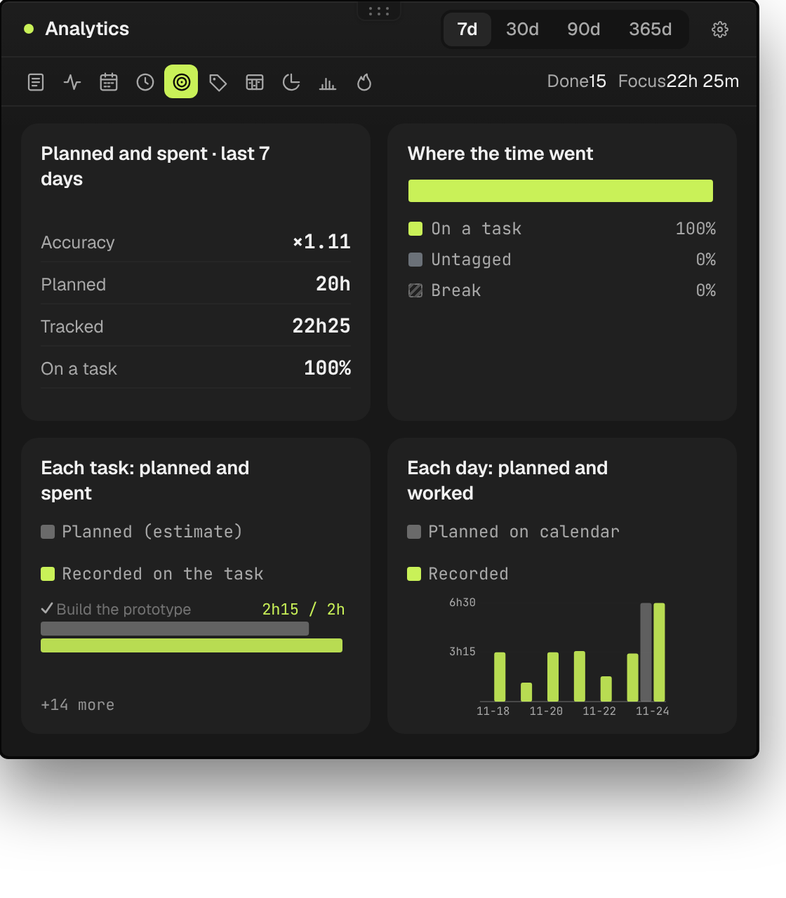
#> input picture marketing/posts/05-planned-vs-spent/assets/estimates.png, 786 x 898 px, shrunk from 1120 x 1280 before the run; its folder holds only this picture in this run
$ python trim.py
#> lines starting #> are read from the running program, lines starting #| are printed output that depends on the picture; after the words box and inside, x2 and y2 are one past the last pixel; in counts of white or black regions, pixels touching at a corner belong together
"""Crops each captured window to its opaque rectangle (drops the empty margin around it); rounded corners stay transparent."""
import sys
from pathlib import Path
import numpy as np
from PIL import Image
A = Path(__file__).resolve().parent.parent / "assets"
for f in sorted(A.glob("*.png")):
    im = Image.open(f).convert("RGBA"); a = np.array(im)[:, :, 3]
#> further down, im is the input picture: PIL image 786x898 RGBA; mean R, G, B, A 32.4, 33.3, 29.8, 214.1
#> after `a = np.array(im)[:, :, 3]`:
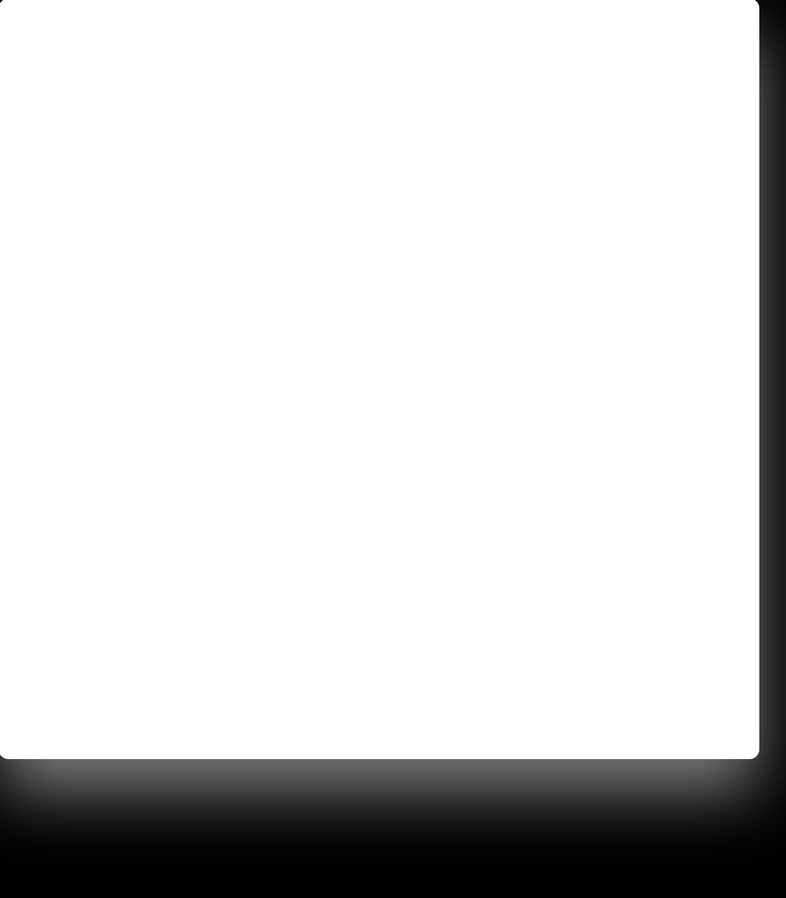
#> a: shape (898, 786); min 0, max 255, mean 214.1
    ys, xs = np.where(a >= 250)
    box = (xs.min(), ys.min(), xs.max() + 1, ys.max() + 1)
#> box = (0, 0, 759, 759)
    im = im.crop(box); px = np.array(im); px[px[:, :, 3] < 60] = 0; Image.fromarray(px).save(f)   # faint scrim remnants in the rounded corners -> fully transparent
#> after `im = im.crop(box)`:
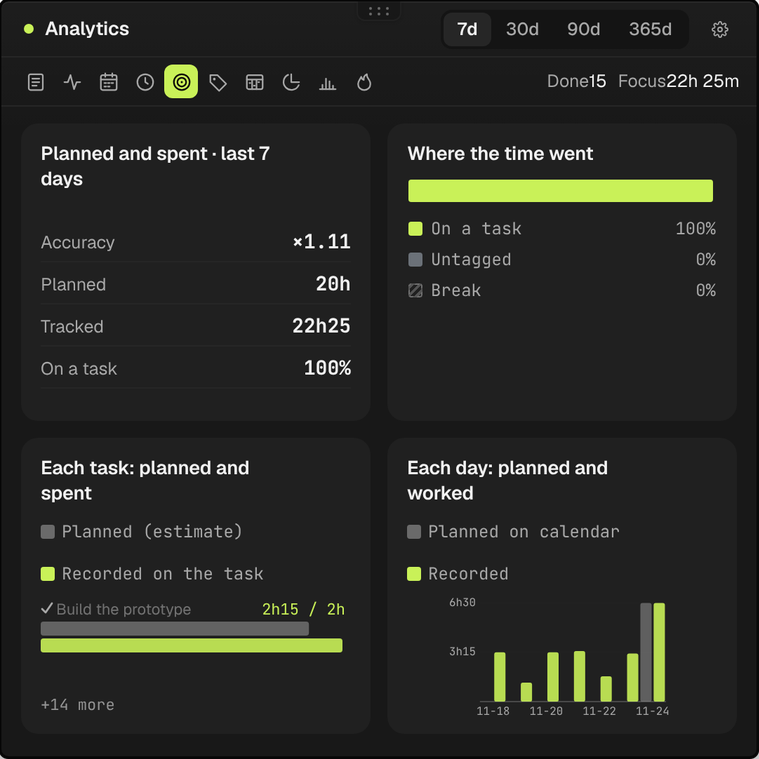
#> im: PIL image 759x759 RGBA; mean R, G, B, A 39.6, 40.7, 36.5, 255; transparent parts drawn white
#> after `px[px[:, :, 3] < 60] = 0`: px: shape (759, 759, 4); under 0.01% of pixels changed, all inside (x1, y1, x2, y2) = (0, 0, 759, 759)
    print(f.name, im.size, "->", (box[2] - box[0], box[3] - box[1]))
#| estimates.png (759, 759) -> (759, 759)
